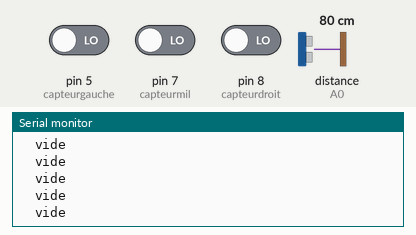
The sketch below on a simulated Arduino Uno, built with avr-gcc and run on an emulated ATmega328P. On the bench: the last lines printed to the serial monitor. The test bench sets the inputs (shaded band); at power-on: distance to the obstacle (sensor on A0) 80 cm, pin 5 (capteurgauche) LOW, pin 7 (capteurmil) LOW, pin 8 (capteurdroit) LOW. No radio packets arrive unless stated.

Above: at 0.8 s.
0.9 s: distance to the obstacle (sensor on A0) set to 11 cm
3.9 s: distance to the obstacle (sensor on A0) set to 8 cm
At 4.05 s:
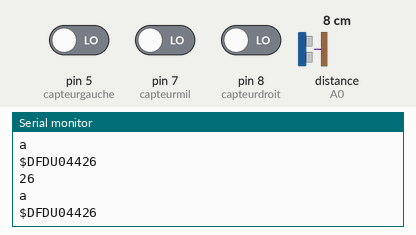
At 7.56 s:
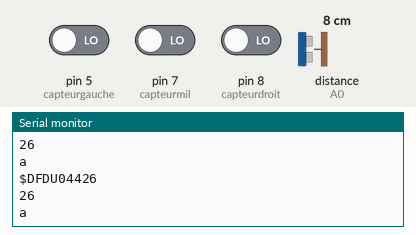

Measured:
- the behaviour switches between 10 and 9 cm on distance to the obstacle (sensor on A0) (found by bisection; images 0 and 1)
- after the input at 3.9 s, the serial monitor: prints a new line at once (image 1)

The sketch:

distance.ino
```cpp
#include <VirtualWire.h>
//#include <VirtualWire_Config.h>
#include <SharpIR.h>
#include <Grove_I2C_Motor_Driver.h>
#define I2C_ADDRESS 0x0f

#define IR A0 // define signal pin
#define model 1080 // used 1080 because model GP2Y0A21YK0F is used

// ir: the pin where your sensor is attached
// model: an int that determines your sensor:  1080 for GP2Y0A21Y
//                                            20150 for GP2Y0A02Y
//                                            430 for GP2Y0A41SK
/*
2 to 15 cm GP2Y0A51SK0F  use 1080
4 to 30 cm GP2Y0A41SK0F / GP2Y0AF30 series  use 430
10 to 80 cm GP2Y0A21YK0F  use 1080
10 to 150 cm GP2Y0A60SZLF use 10150
20 to 150 cm GP2Y0A02YK0F use 20150
100 to 550 cm GP2Y0A710K0F  use 10055
 */

int capteurgauche = 5;
int capteurmil = 7;
int capteurdroit = 8;
int ed;
int mi;
int eg;
int Distance=0;
double vitesse=0.3;
int compteur=0;
int a=0;
int b=0;
int temps=0;
int temps_final=0;
boolean isVide=false;
int x;
char y;
int pin =11;      // initialisation du pin de l'emetteur
char code[3];
int decallage;
char message[20];
char trame[20];
int c = 0;
char *p;
byte checksum;     // initialisation du checksum
char check[2];
int valeur_id;

SharpIR SharpIR(IR, model);     // initialisation du pin du capteur de distance sur la broche A0 et du modele du capteur

void setup() {

 Serial.begin(9600);    // initialisation du moniteur de serie a 9600 bauds
Motor.begin(I2C_ADDRESS);
pinMode(5,INPUT);
pinMode(7,INPUT);     //activage des ports
pinMode(8,INPUT);


 vw_set_tx_pin(pin);    // intialisation du pin de la bibliotheque VirtualWire
 vw_setup(2000);

 Serial.println("Go !");       // affichage du message 'Go' pour le debut e la transmission
 x= distance();

 sprintf(code,"%d",x);      // sauvegarde et affichage de l'entier x qui represente la distance


/* Serial.begin(I2C_ADDRESS);
 Motor.speed(MOTOR1, 50);
 Motor.speed(MOTOR2, 50);*/

}

void loop() {

ed = digitalRead(capteurdroit);
mi = digitalRead(capteurmil);
eg = digitalRead(capteurgauche);

strcpy(message,"ACAR7");    // affichage du message qui identifie notre groupe
strcat(message,code);           //concatenation  du message et du code de la distance

cesar_crypt(decallage, message);      // fonction de decallage
const_trame(message, trame);            //  sauvegarde et affichage des trames
checksum=calculChecksum(trame);           // calcul du checksum
Serial.println((int) checksum);
strcat(trame, ",");         // separateur des trames
CheckSum(checksum);             // appelation du checksum

Serial.println("a");
Serial.println(trame); //on affiche la trame        // affichage des trames au moniteur de serie

vw_send(trame,75); // On envoie la trame
vw_wait_tx();

}


int distance()      // methode de la distance
{
    // si uniquement le capteur du milieu est actif alors la voiture continue tout droit
if(ed == LOW && mi == HIGH && eg == LOW){

  Serial.println(ed);
  Motor.speed(MOTOR1, 70);
  Motor.speed(MOTOR2, 70);
}

  // si uniquement le capteur de gauche est actif alors la voiture tourne à gauche
else if(ed == LOW && mi == LOW && eg == HIGH){

  Serial.println(eg);
  Motor.speed(MOTOR1, -60);
  Motor.speed(MOTOR2, 70);
}

  // si uniquement le capteur de droite est actif alors la voiture tourne à droite
else if(ed == HIGH && mi == LOW && eg == LOW){

  Serial.println(ed);
  Motor.speed(MOTOR1, 70);
  Motor.speed(MOTOR2, -60);
}


 // si le capteur de milieu ou celui de gauche on part à gauche
else if(ed == LOW && mi == HIGH && eg == HIGH){

  Serial.println(mi);
  Serial.println(eg);
  Motor.speed(MOTOR1, -60);
  Motor.speed(MOTOR2, 70);
}
// si le capteur de milieu ou celui de droit on part à droite
else if(ed == HIGH && mi == HIGH && eg == LOW){

  Serial.println(mi);
  Serial.println(ed);
  Motor.speed(MOTOR1, 70);
  Motor.speed(MOTOR2, -60);
}

// si le capteur de gauche ou celui de droit on part à gauche
/*else if(ed == LOW && mi == HIGH && eg == LOW){

  Serial.println(digitalRead(capteurmil));
  Serial.println(digitalRead(capteurdroit));
  Motor.speed(MOTOR1, -60);
  Motor.speed(MOTOR2, 70);
}
// si tous les capteurs sont actifs on va tout droit
else if(HIGH == digitalRead(capteurmil) && HIGH == digitalRead(capteurgauche) && HIGH == digitalRead(capteurdroit)){

  Serial.println(digitalRead(capteurgauche));
  Serial.println(digitalRead(capteurdroit));
   Serial.println(digitalRead(capteurmil));
  Motor.speed(MOTOR1, 500);
  Motor.speed(MOTOR2, 500);
}*/
// si le capteur de gauche et de droite est actif alors on part à gauche

else if(ed == HIGH && mi == LOW && eg == HIGH){

  Serial.println(eg);
  Serial.println(ed);
 //  Serial.println(digitalRead(capteurmil));
  Motor.speed(MOTOR1, -60);
  Motor.speed(MOTOR2, 70);
}

// si le capteur de gauche et de droite est actif alors on part à gauche

else if(ed == HIGH && mi == HIGH && eg == HIGH){

  Motor.stop(MOTOR1);
  Motor.stop(MOTOR2);
}

/*
  Motor.begin(I2C_ADDRESS);  // initialisation de la bibliotheque Grove_Motor
 Motor.speed(MOTOR1,-65);
 Motor.speed(MOTOR2,65);
  */

  while(temps_final == 0){
  unsigned long startTime=millis();  // takes the time before the loop on the library begins
  int time_T= millis();
  int dis=SharpIR.distance();  // this returns the distance to the object you're measuring

        if(dis > 9){         // condition de la didstance du capteur à l'objet
         Serial.println("vide");     // tant que l'objet est distant de plus de 9cm alors afficher le vide
         Serial.print("  ");
         a++;
         isVide=true;
        }
        else{
         Serial.println("objet");   // sinon afficher qu'il a detecté un objet
         Serial.print("  ");
         compteur=time_T;
         isVide=false;
        }

        int temps_clone;   // intervalle de temps separant 2 objets et permettant de trouver la distance

         if(isVide){
          temps_clone=millis()-compteur;
          temps=temps_clone;
         } else{
          temps_clone=0;
         }

         if(temps!=0 && temps_clone==0){
           temps_final=temps;

          Serial.print("Distance: ");
          Distance = (temps_final*vitesse)/10;      // formule permettant d'obtenir la distance en cm
          //Serial.print(temps_final);
         Serial.print(Distance);      // affichage de la distance
         Serial.println(" cm");
         }

}

         return Distance;
}
void cesar_crypt (int decallage, char *message)//fonction de cryptage
{
   decallage = 3;
    int i;
    for(i=0 ; i<strlen(message) ; i++)
        if ('a' <= message[i] && message[i] <= 'z')
            message[i] = 'a' + ((message[i] - 'a') + decallage)%26;
        else
            if ('A' <= message[i] && message[i] <= 'Z')
                message[i] = 'A' + ((message[i] - 'A') + decallage)%26;
            else

                if ('0' <= message[i] && message[i] <= '9')
                    message[i] = '0' + ((message[i] - '0') + decallage)%10;
                else
                {

                }

}

void const_trame(char *message, char *trame){//caractère de début de trame

  strcpy(trame, "$");
  strcat(trame, message);

}

byte calculChecksum (char *p){   // fonction calculant le checksum
    byte checksum = 0;
  // on commence a calculer après le '$' situé dans p[0]
  int i = 1;
  // on boucle tant que l'on ne rencontre pas :
  // * : séparateur du checksum (optionnel, peut ne pas être là)
  // \r ou \n : marqueur de fin
  // \0 : fin de chaine en C au cas où le marqueur de fin non présent
  while ( (p[i] != '*') && (p[i] != '\n') && (p[i] != '\r')
       && (p[i] != '\0') )
  {
    checksum = checksum ^ (byte)p[i];
    i++;
  }
  return checksum;
}

void CheckSum(byte SommeDecontrole){
  int tab;
  tab = (int)SommeDecontrole;
  char check[2];
  sprintf(check, "%d", tab);
  trame[8]= check[0];
  trame[9] = check[1];
}

void increment(int valeur_id){
  char check[2];
  sprintf(check, "%d", valeur_id);
  if(valeur_id>=10){
    trame[7]=check[0];

    trame[8]=check[1];
  }
  else {
    trame[8]= check[0];
  }

}
```
